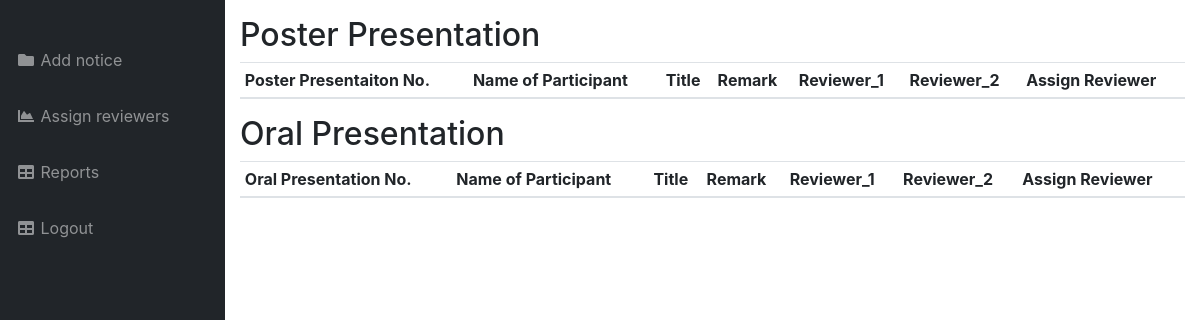
Before: /PHP/AssignReviewers.php with the older database file.
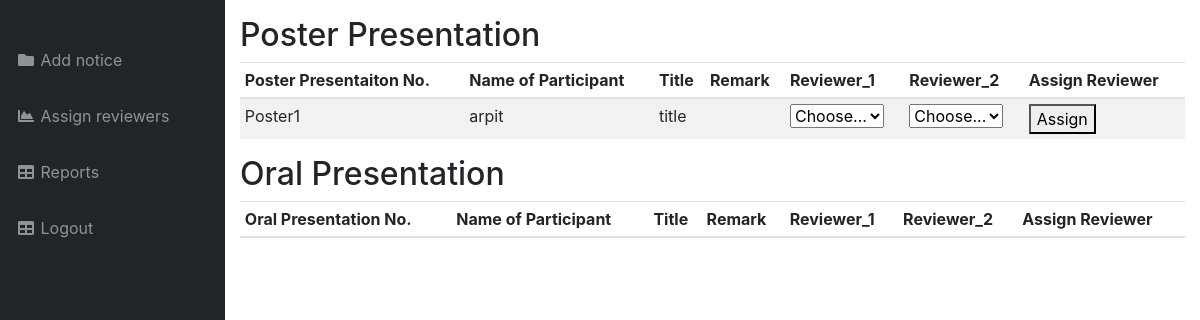
After: the same page with the newer database file.
### tables this page shows
CREATE TABLE `PosterPresentation` (
  `Posterid` varchar(50) NOT NULL,
  `Username` varchar(50) NOT NULL,
  `Reviewer1` varchar(50) DEFAULT NULL,
  `Reviewer2` varchar(50) DEFAULT NULL,
  `Approved` tinyint(1) NOT NULL,
  `Marks1` int(11) DEFAULT NULL,
  `Marks2` int(11) DEFAULT NULL,
  `File` blob NOT NULL,
  `FileName` varchar(50) NOT NULL,
  `AbstractTitle` text NOT NULL,
  `AbstractDescription` text NOT NULL,
  `Email` varchar(250) NOT NULL
);

### PHP/AssignReviewers.php (the view, shortened to what this page needs)
<!DOCTYPE html>
<html lang="en">
<head>
    <link href="../css/Participant/vendor/fontawesome-free/css/all.min.css" rel="stylesheet" type="text/css">
    <link href="../css/Participant/vendor/datatables/dataTables.bootstrap4.css" rel="stylesheet">
    <link href="../css/Participant/sb-admin.css" rel="stylesheet">
</head>
<body id="page-top">
<div id="wrapper">
    <ul class="sidebar navbar-nav">
        <li class="nav-item active">
            <a class="nav-link" href="#">
            </a>
        </li>
        <li class="nav-item dropdown">
            <a class="nav-link " href="./NewNoticeStudentConvener.php" >
                <i class="fas fa-fw fa-folder"></i>
                <span>Add notice</span>
            </a>
        </li>
        <li class="nav-item">
            <a class="nav-link" href="./AssignReviewers.php">
                <i class="fas fa-fw fa-chart-area"></i>
                <span>Assign reviewers</span></a>
        </li>
        <li class="nav-item">
            <a class="nav-link" href="./Home.php">
                <i class="fas fa-fw fa-table"></i>
                <span>Reports</span></a>
        </li>
        <li class="nav-item">
            <a class="nav-link" href="./Home.php">
                <i class="fas fa-fw fa-table"></i>
                <span>Logout</span></a>
        </li>
    </ul>
    <div id="content-wrapper">
        <div class="container-fluid">
            <h2>Poster Presentation</h2>
            <div class="table-responsive">
                <table class="table table-striped table-sm">
                    <thead>
                    <tr>
                        <th>Poster Presentaiton No.</th>
                        <th>Name of Participant</th>
                        <th>Title</th>
                        <th>Remark</th>
                        <th>Reviewer_1</th>
                        <th>Reviewer_2</th>
                        <th>Assign Reviewer</th>
                    </tr>
                    </thead>
                    <tbody>
                    <?php
                    $conn = new mysqli("127.0.0.1","root","","Research-Conclave");
                    $posterquery = mysqli_query($conn,"SELECT * FROM PosterPresentation WHERE Approved=0");
                    $selectOption = "";
                    $datequery = mysqli_query($conn, "SELECT * FROM Event WHERE Type='Poster Presentation'");
                    $todaydate = date("Y-m-d");
                    $posterevent = mysqli_fetch_assoc($datequery);
                    while ($row = mysqli_fetch_array($posterquery)) {
                        if( $todaydate>$posterevent['EndDate'])
                        {
                            echo "<tr>";
                            echo "<td>".$row['Posterid']."</td>";
                            echo "<td>".$row['Username']."</td>";
                            echo "<td>".$row['AbstractTitle']."</td>";
                            echo "<td>".$row['Remark']."</td>";
                            echo "<td><form method='post'><select name='Reviewer1'><option>Choose...</option>".$selectOption."</select></td>";
                            echo "<td><select name='Reviewer2'><option>Choose...</option>".$selectOption."</select></td>";
                            echo "<td>"."<button name='PosterReviewer' value='";echo $row['Posterid'];echo "'>"."Assign</button></form></td>";
                            echo "</tr>";
                        }
                    }
                    ?>
                    </tbody>
                </table>
            </div>
            <h2>Oral Presentation</h2>
            <div class="table-responsive">
                <table class="table table-striped table-sm">
                    <thead>
                    <tr>
                        <th>Oral Presentation No.</th>
                        <th>Name of Participant</th>
                        <th>Title</th>
                        <th>Remark</th>
                        <th>Reviewer_1</th>
                        <th>Reviewer_2</th>
                        <th>Assign Reviewer</th>
                    </tr>
                    </thead>
                </table>
            </div>
        </div>
    </div>
</div>
</body>
</html>

Changed rows visible on the page:
added posterpresentation: Posterid "Poster1", Username "arpit", AbstractTitle "title"
